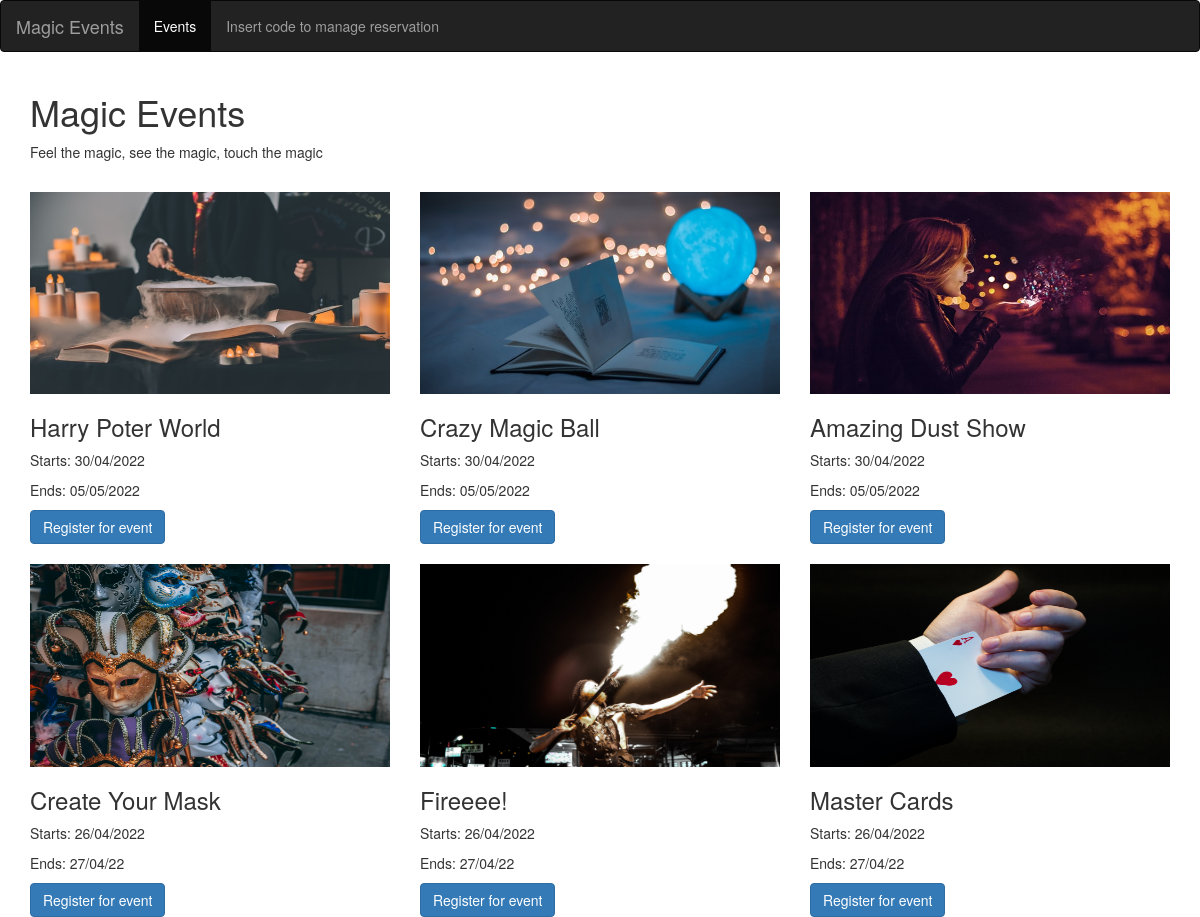
The page / on the database its author committed.
### main.py (models this page shows)
class Event(db.Model):
    __tablename__ = 'event'
    id = db.Column(db.Integer, primary_key=True)
    title = db.Column(db.String(200), unique=True, nullable=False)
    start = db.Column(db.DateTime, nullable=False)
    end = db.Column(db.DateTime, nullable=False)
    img_thumbnail = db.Column(db.String(500), nullable=False)
    reservations = db.relationship('Reservation', backref='event')

### main.py (the view)
@app.route('/')
def index():
    return render_template('index.html', events=Event.query.all())

### templates/index.html (shortened to what this page needs)
{% extends "bootstrap/base.html" %}
{% block navbar %}
{% include "navbar.html" %}
{% endblock %}
{% block content %}
  <div class="container">
    <div class="row">
      <div class="col-lg-8 col-md-10">
        <h1 class="display-4">Magic Events</h1>
        <p>Feel the magic, see the magic, touch the magic</p>
      </div>
    </div>
    <div class="row">
      {% for event in events %}
      <div class="col-md-4 col-sm-6 col-xs-12">
        <div class="card border-dark mb-3" style="margin-top: 20px">
          <div class="embed-responsive embed-responsive-16by9">
          <img class="card-img-top embed-responsive-item" src="{{ url_for('static', filename=event.img_thumbnail) }}" >
          </div>
          <div class="card-body border-dark mb-3">
            <h3 class="card-title">{{ event.title }}</h3>
            <p class="card-text">Starts: {{ event.start.strftime('%d/%m/%Y') }}</p>
            <p class="card-text">Ends: {{ event.end.strftime('%d/%m/%Y') }}</p>
            <a href="{{ url_for('register', event_id=event.id) }}" class="btn btn-primary">Register for event</a>
          </div>
      </div>
      </div>
      {% endfor %}
    </div>
  </div>
{% endblock %}

### templates/navbar.html
<nav class="navbar navbar-inverse">
  <div class="container-fluid">
    <div class="navbar-header">
      <a class="navbar-brand" href="/">Magic Events</a>
    </div>
    <ul class="nav navbar-nav">
      <li class="active"><a href="/">Events</a></li>
      <li><a href="{{ url_for('insert_code') }}">Insert code to manage reservation</a></li>
    </ul>
  </div>
</nav>

### rows shown on the page
Event: img_thumbnail (picture), title "Harry Poter World", start "30/04/2022", end "05/05/2022"
Event: img_thumbnail (picture), title "Crazy Magic Ball", start "30/04/2022", end "05/05/2022"
Event: img_thumbnail (picture), title "Amazing Dust Show", start "30/04/2022", end "05/05/2022"
Event: img_thumbnail (picture), title "Create Your Mask", start "26/04/2022", end "27/04/22"
Event: img_thumbnail (picture), title "Fireeee!", start "26/04/2022", end "27/04/22"
Event: img_thumbnail (picture), title "Master Cards", start "26/04/2022", end "27/04/22"
